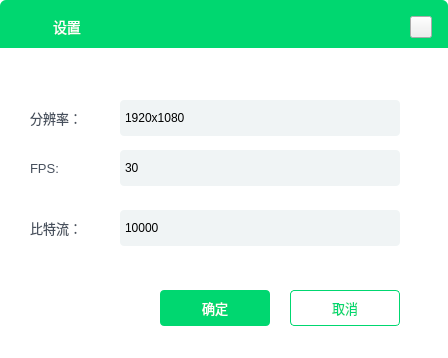
<?xml version="1.0" encoding="UTF-8"?>
<ui version="4.0">
 <class>widget_settings</class>
 <widget class="QWidget" name="widget_settings">
  <property name="geometry">
   <rect>
    <x>0</x>
    <y>0</y>
    <width>448</width>
    <height>358</height>
   </rect>
  </property>
  <property name="sizePolicy">
   <sizepolicy hsizetype="Fixed" vsizetype="Fixed">
    <horstretch>0</horstretch>
    <verstretch>0</verstretch>
   </sizepolicy>
  </property>
  <property name="minimumSize">
   <size>
    <width>448</width>
    <height>358</height>
   </size>
  </property>
  <property name="maximumSize">
   <size>
    <width>448</width>
    <height>358</height>
   </size>
  </property>
  <property name="windowTitle">
   <string>Form</string>
  </property>
  <property name="styleSheet">
   <string notr="true">#widget_settings
{
	background: #FFFFFF;
	border-top-left-radius: 6px;
	border-top-right-radius: 6px;
}</string>
  </property>
  <widget class="QWidget" name="title_widget" native="true">
   <property name="geometry">
    <rect>
     <x>0</x>
     <y>0</y>
     <width>448</width>
     <height>48</height>
    </rect>
   </property>
   <property name="styleSheet">
    <string notr="true">#title_widget
{
	background:#00D770;
	border-top-left-radius: 6px;
	border-top-right-radius: 6px;
}
</string>
   </property>
   <widget class="QLabel" name="label">
    <property name="geometry">
     <rect>
      <x>28</x>
      <y>16</y>
      <width>20</width>
      <height>20</height>
     </rect>
    </property>
    <property name="styleSheet">
     <string notr="true">border-image: url(:/image/logo.png);</string>
    </property>
    <property name="text">
     <string/>
    </property>
   </widget>
   <widget class="QLabel" name="label_title">
    <property name="geometry">
     <rect>
      <x>53</x>
      <y>16</y>
      <width>101</width>
      <height>21</height>
     </rect>
    </property>
    <property name="styleSheet">
     <string notr="true">#label_title
{
	color: #FFFFFF;
	font-size: 14px;
}</string>
    </property>
    <property name="text">
     <string>设置</string>
    </property>
   </widget>
   <widget class="QPushButton" name="button_close">
    <property name="geometry">
     <rect>
      <x>410</x>
      <y>16</y>
      <width>22</width>
      <height>22</height>
     </rect>
    </property>
    <property name="styleSheet">
     <string notr="true">#button_close
{
	border-image: url(:/image/close.png);
}

#button_close:hover
{
	background: green;
}</string>
    </property>
    <property name="text">
     <string/>
    </property>
   </widget>
  </widget>
  <widget class="QLabel" name="label_fps">
   <property name="geometry">
    <rect>
     <x>30</x>
     <y>160</y>
     <width>85</width>
     <height>16</height>
    </rect>
   </property>
   <property name="styleSheet">
    <string notr="true">#label_fps
{
	color: #47505D;
	font-size: 13px;
}</string>
   </property>
   <property name="text">
    <string>FPS:</string>
   </property>
  </widget>
  <widget class="QLabel" name="label_resolution">
   <property name="geometry">
    <rect>
     <x>30</x>
     <y>110</y>
     <width>81</width>
     <height>16</height>
    </rect>
   </property>
   <property name="styleSheet">
    <string notr="true">#label_resolution
{
	color: #47505D;
	font-size: 13px;
}</string>
   </property>
   <property name="text">
    <string>分辨率：</string>
   </property>
  </widget>
  <widget class="QPushButton" name="button_ok">
   <property name="geometry">
    <rect>
     <x>160</x>
     <y>290</y>
     <width>110</width>
     <height>36</height>
    </rect>
   </property>
   <property name="styleSheet">
    <string notr="true">#button_ok
{
	background: #00D770;
	border-radius: 4px;

	font-size: 13px;
	color: #FFFFFF;
}

#button_ok:hover
{
	background: #00D770
}</string>
   </property>
   <property name="text">
    <string>确定</string>
   </property>
  </widget>
  <widget class="QLabel" name="label_bitrate">
   <property name="geometry">
    <rect>
     <x>30</x>
     <y>220</y>
     <width>85</width>
     <height>16</height>
    </rect>
   </property>
   <property name="styleSheet">
    <string notr="true">#label_bitrate
{
	color: #47505D;
	font-size: 13px;
}</string>
   </property>
   <property name="text">
    <string>比特流：</string>
   </property>
  </widget>
  <widget class="QPushButton" name="button_cancel">
   <property name="geometry">
    <rect>
     <x>290</x>
     <y>290</y>
     <width>110</width>
     <height>36</height>
    </rect>
   </property>
   <property name="styleSheet">
    <string notr="true">#button_cancel
{
	background: #FFFFFF;
	border-radius: 4px;
	border-color: #00D770;
	border-width: 1px;
	border-style: solid;

	font-size: 13px;
	color: #00D770;
}
</string>
   </property>
   <property name="text">
    <string>取消</string>
   </property>
  </widget>
  <widget class="QComboBox" name="combobox_resolution">
   <property name="geometry">
    <rect>
     <x>120</x>
     <y>100</y>
     <width>280</width>
     <height>36</height>
    </rect>
   </property>
   <property name="styleSheet">
    <string notr="true">#combobox_resolution
{
	min-height: 36px;
	max-height: 36px;
	min-width: 280px;
	max-width: 280px;
	border-radius: 4px;
	background: #F0F4F5;
	selection-color: red;
}

#combobox_resolution:hover
{
	border: 1px solid #00D770;
}

QComboBox#combobox_resolution::drop-down
{
	border-bottom-right-radius: 4px;
	border-top-right-radius: 4px;
}


QComboBox#combobox_resolution::down-arrow
{
	background: transparent;
	padding: 0px 0px 0px 0px;
	image: url(:/image/icon_down-arrow.png);
}

/*下拉框颜色*/
QComboBox QAbstractItemView
{
	outline: 0px solid gray; /*选定项的虚框*/
	background: #FFFFFF;
	border-bottom-left-radius: 4px;
	border-bottom-right-radius: 4px;
}

QComboBox QAbstractItemView::Item
{
	height: 36px;
}

QComboBox QAbstractItemView::Item:hover
{
	color: white;
	background-color: #00D770;
}

QComboBox QAbstractItemView::Item:selected
{
	color: white;
	background-color: #00D770;
}</string>
   </property>
   <item>
    <property name="text">
     <string>1920x1080</string>
    </property>
   </item>
   <item>
    <property name="text">
     <string>1920x1200</string>
    </property>
   </item>
   <item>
    <property name="text">
     <string>1280x720</string>
    </property>
   </item>
   <item>
    <property name="text">
     <string>1024x768</string>
    </property>
   </item>
  </widget>
  <widget class="QComboBox" name="combobox_fps">
   <property name="geometry">
    <rect>
     <x>120</x>
     <y>150</y>
     <width>280</width>
     <height>36</height>
    </rect>
   </property>
   <property name="styleSheet">
    <string notr="true">#combobox_fps
{
	min-height: 36px;
	max-height: 36px;
	min-width: 280px;
	max-width: 280px;
	border-radius: 4px;
	background: #F0F4F5;
	selection-color: red;
}

#combobox_fps:hover
{
	border: 1px solid #00D770;
}

QComboBox#combobox_fps::drop-down
{
	border-bottom-right-radius: 4px;
	border-top-right-radius: 4px;
}


QComboBox#combobox_fps::down-arrow
{
	background: transparent;
	padding: 0px 0px 0px 0px;
	image: url(:/image/icon_down-arrow.png);
}

/*下拉框颜色*/
QComboBox QAbstractItemView
{
	outline: 0px solid gray; /*选定项的虚框*/
	background: #FFFFFF;
	border-bottom-left-radius: 4px;
	border-bottom-right-radius: 4px;
}

QComboBox QAbstractItemView::Item
{
	height: 36px;
}

QComboBox QAbstractItemView::Item:hover
{
	color: white;
	background-color: #00D770;
}

QComboBox QAbstractItemView::Item:selected
{
	color: white;
	background-color: #00D770;
}</string>
   </property>
   <item>
    <property name="text">
     <string>30</string>
    </property>
   </item>
   <item>
    <property name="text">
     <string>60</string>
    </property>
   </item>
  </widget>
  <widget class="QComboBox" name="combobox_bitrate">
   <property name="geometry">
    <rect>
     <x>120</x>
     <y>210</y>
     <width>280</width>
     <height>36</height>
    </rect>
   </property>
   <property name="styleSheet">
    <string notr="true">#combobox_bitrate
{
	min-height: 36px;
	max-height: 36px;
	min-width: 280px;
	max-width: 280px;
	border-radius: 4px;
	background: #F0F4F5;
	selection-color: red;
}

#combobox_bitrate:hover
{
	border: 1px solid #00D770;
}

QComboBox#combobox_bitrate::drop-down
{
	border-bottom-right-radius: 4px;
	border-top-right-radius: 4px;
}


QComboBox#combobox_bitrate::down-arrow
{
	background: transparent;
	padding: 0px 0px 0px 0px;
	image: url(:/image/icon_down-arrow.png);
}

/*下拉框颜色*/
QComboBox QAbstractItemView
{
	outline: 0px solid gray; /*选定项的虚框*/
	background: #FFFFFF;
	border-bottom-left-radius: 4px;
	border-bottom-right-radius: 4px;
}

QComboBox QAbstractItemView::Item
{
	height: 36px;
}

QComboBox QAbstractItemView::Item:hover
{
	color: white;
	background-color: #00D770;
}

QComboBox QAbstractItemView::Item:selected
{
	color: white;
	background-color: #00D770;
}</string>
   </property>
   <item>
    <property name="text">
     <string>10000</string>
    </property>
   </item>
   <item>
    <property name="text">
     <string>20000</string>
    </property>
   </item>
   <item>
    <property name="text">
     <string>30000</string>
    </property>
   </item>
   <item>
    <property name="text">
     <string>40000</string>
    </property>
   </item>
   <item>
    <property name="text">
     <string>50000</string>
    </property>
   </item>
  </widget>
 </widget>
 <resources/>
 <connections/>
</ui>
